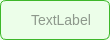
<?xml version="1.0" encoding="UTF-8"?>
<ui version="4.0">
 <class>ServoParamBubbleTipWidget</class>
 <widget class="QWidget" name="ServoParamBubbleTipWidget">
  <property name="geometry">
   <rect>
    <x>0</x>
    <y>0</y>
    <width>110</width>
    <height>40</height>
   </rect>
  </property>
  <property name="maximumSize">
   <size>
    <width>110</width>
    <height>40</height>
   </size>
  </property>
  <property name="windowTitle">
   <string>Form</string>
  </property>
  <property name="styleSheet">
   <string notr="true">QWidget
{
	background-color: #ECFEE9;
	border: 1px solid #3EB72A;
	border-radius:6px;
}
QWidget::disabled
{
	background-color: #FFE0E0;
	border: 1px solid #CE4949;
}</string>
  </property>
  <layout class="QHBoxLayout" name="horizontalLayout">
   <item>
    <widget class="QLabel" name="labelIcon">
     <property name="minimumSize">
      <size>
       <width>14</width>
       <height>14</height>
      </size>
     </property>
     <property name="maximumSize">
      <size>
       <width>14</width>
       <height>14</height>
      </size>
     </property>
     <property name="styleSheet">
      <string notr="true">QLabel
{
	
	image: url(:/image/images2/icon_servoParamSuccess.png);
	border:none;
}
QLabel::disabled
{
	image: url(:/image/images2/icon_servoParamFailed.png);
}
</string>
     </property>
     <property name="text">
      <string/>
     </property>
    </widget>
   </item>
   <item>
    <widget class="QLabel" name="labelText">
     <property name="styleSheet">
      <string notr="true">color:rgba(0, 0, 0, 0.4);
border:none;
font-size:14px;</string>
     </property>
     <property name="text">
      <string>TextLabel</string>
     </property>
    </widget>
   </item>
  </layout>
 </widget>
 <resources/>
 <connections/>
</ui>
